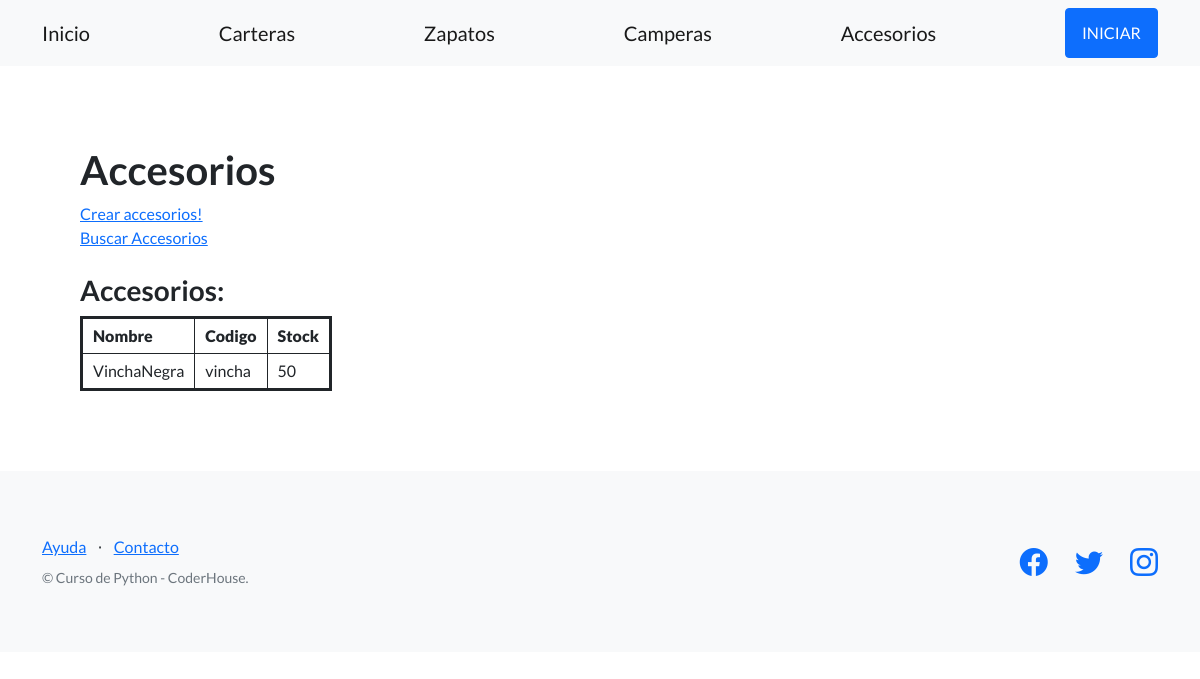
Before: /tienda-online/accesorios/ with the older database file.
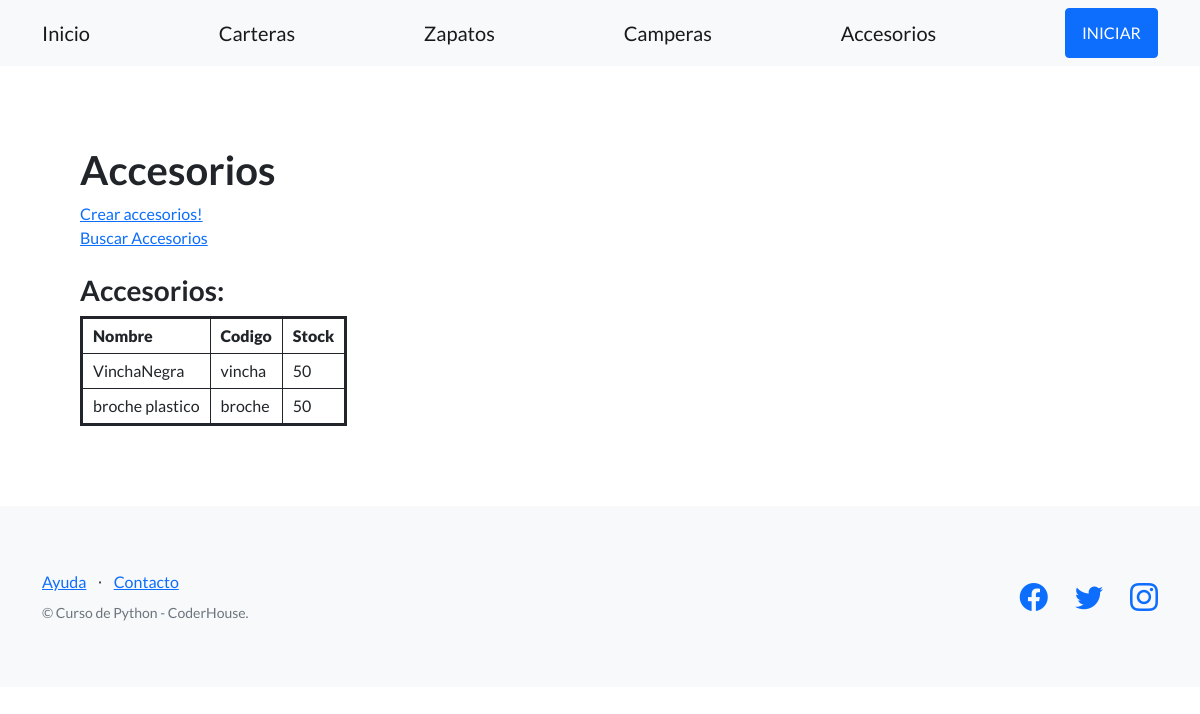
After: the same page with the newer database file.
### apponline/models.py (models this page shows, shortened)
class Accesorios(models.Model):
    nombre = models.CharField(max_length=128)
    codigo= models.CharField(max_length=128)
    stock = models.IntegerField()

### apponline/views.py (the view)
# urls.py: path('accesorios/', views.accesorios, name="accesorios"),
def accesorios(request):
      accesorios = Accesorios.objects.all()
      return render(request, "apponline/accesorios.html",{'accesorios': accesorios})

### apponline/templates/apponline/accesorios.html (shortened to what this page needs)
{% extends "apponline/plantilla_base.html" %}
{% block contenido_base %}
<h1>Accesorios</h1>
<a href="{% url 'accesorios_formulario' %}">Crear accesorios!</a>
<br>
<a href="{% url 'busqueda_accesorios_form' %}">Buscar Accesorios</a>
<br><br>
<h3>Accesorios:</h3>
<table class="coder-table">
  <tbody>
    <tr>
      <th>
        <strong>Nombre</strong>
      </th>
      <th>
        <strong>Codigo</strong>
      </th>
      <th>
        <strong>Stock</strong>
      </th>
    </tr>
    {% for accesorio in accesorios %}
    <tr>
      <td>{{accesorio.nombre}}</td>
      <td>{{accesorio.codigo}}</td>
      <td>{{accesorio.stock}}</td>
    </tr>
    {% endfor %}
  </tbody>
</table>
{% endblock contenido_base %}

### apponline/templates/apponline/plantilla_base.html (shortened to what this page needs)
{% load static %}
<!DOCTYPE html>
<html lang="en">
    <head>
        <link href="https://cdn.jsdelivr.net/npm/bootstrap-icons@1.5.0/font/bootstrap-icons.css" rel="stylesheet" type="text/css" />
        <link href="{% static 'apponline/css/styles.css' %}" rel="stylesheet" />
    </head>
    <body>
        <nav class="navbar navbar-light bg-light static-top">
            <div class="container">
                <a class="navbar-brand" href="{% url 'inicio' %}">Inicio</a>
                <a class="navbar-brand" href="{% url 'carteras' %}">Carteras</a>
                <a class="navbar-brand" href="{% url 'zapatos' %}">Zapatos</a>
                <a class="navbar-brand" href="{% url 'camperas' %}">Camperas</a>
                <a class="navbar-brand" href="{% url 'accesorios' %}">Accesorios</a>
                <a class="btn btn-primary" href="#signup">INICIAR</a>
            </div>
        </nav>
        <section style="padding:80px;">
            {% block contenido_base %}
            {% endblock contenido_base %}
        </section>
        <footer class="footer bg-light">
            <div class="container">
                <div class="row">
                    <div class="col-lg-6 h-100 text-center text-lg-start my-auto">
                        <ul class="list-inline mb-2">
                            <li class="list-inline-item"><a href="#!">Ayuda</a></li>
                            <li class="list-inline-item">⋅</li>
                            <li class="list-inline-item"><a href="#!">Contacto</a></li>
                        </ul>
                        <p class="text-muted small mb-4 mb-lg-0">&copy; Curso de Python - CoderHouse.</p>
                    </div>
                    <div class="col-lg-6 h-100 text-center text-lg-end my-auto">
                        <ul class="list-inline mb-0">
                            <li class="list-inline-item me-4">
                                <a href="#!"><i class="bi-facebook fs-3"></i></a>
                            </li>
                            <li class="list-inline-item me-4">
                                <a href="#!"><i class="bi-twitter fs-3"></i></a>
                            </li>
                            <li class="list-inline-item">
                                <a href="https://www.instagram.com/espndeportes/?hl=es"><i class="bi-instagram fs-3"></i></a>
                            </li>
                        </ul>
                    </div>
                </div>
            </div>
        </footer>
    </body>
</html>

### apponline/templates/apponline/accesorios.html (style rules this page uses)
table.coder-table { border:3px solid; }
th, td { border:1px solid; padding:5px 10px; }

Changed rows visible on the page:
added Accesorios: nombre "broche plastico", codigo "broche", stock "50"
